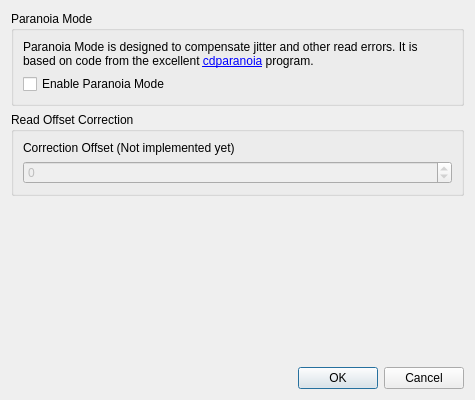
<?xml version="1.0" encoding="UTF-8"?>
<ui version="4.0">
 <class>SettingsDialog</class>
 <widget class="QDialog" name="SettingsDialog">
  <property name="geometry">
   <rect>
    <x>0</x>
    <y>0</y>
    <width>475</width>
    <height>400</height>
   </rect>
  </property>
  <property name="windowTitle">
   <string>Advanced Settings</string>
  </property>
  <layout class="QVBoxLayout" name="verticalLayout">
   <item>
    <widget class="QGroupBox" name="groupBox">
     <property name="title">
      <string>Paranoia Mode</string>
     </property>
     <layout class="QVBoxLayout" name="verticalLayout_2">
      <item>
       <widget class="QLabel" name="lblEnableParanoia">
        <property name="text">
         <string>Paranoia Mode is designed to compensate  jitter and other read errors. It is based on code from the excellent &lt;a href=&quot;https://www.xiph.org/paranoia/&quot;&gt;cdparanoia&lt;/a&gt; program.</string>
        </property>
        <property name="wordWrap">
         <bool>true</bool>
        </property>
        <property name="openExternalLinks">
         <bool>true</bool>
        </property>
       </widget>
      </item>
      <item>
       <widget class="QCheckBox" name="cbEnableParanoia">
        <property name="text">
         <string>Enable Paranoia Mode</string>
        </property>
       </widget>
      </item>
     </layout>
    </widget>
   </item>
   <item>
    <widget class="QGroupBox" name="groupBox_2">
     <property name="title">
      <string>Read Offset Correction</string>
     </property>
     <layout class="QVBoxLayout" name="verticalLayout_3">
      <item>
       <widget class="QLabel" name="label">
        <property name="text">
         <string>Correction Offset (Not implemented yet)</string>
        </property>
       </widget>
      </item>
      <item>
       <widget class="QSpinBox" name="sbCorrectionOffset">
        <property name="enabled">
         <bool>false</bool>
        </property>
        <property name="minimum">
         <number>-10000</number>
        </property>
        <property name="maximum">
         <number>10000</number>
        </property>
       </widget>
      </item>
     </layout>
    </widget>
   </item>
   <item>
    <spacer name="verticalSpacer">
     <property name="orientation">
      <enum>Qt::Vertical</enum>
     </property>
     <property name="sizeHint" stdset="0">
      <size>
       <width>20</width>
       <height>40</height>
      </size>
     </property>
    </spacer>
   </item>
   <item>
    <widget class="QDialogButtonBox" name="buttonBox">
     <property name="orientation">
      <enum>Qt::Horizontal</enum>
     </property>
     <property name="standardButtons">
      <set>QDialogButtonBox::Cancel|QDialogButtonBox::Ok</set>
     </property>
    </widget>
   </item>
  </layout>
 </widget>
 <resources/>
 <connections>
  <connection>
   <sender>buttonBox</sender>
   <signal>accepted()</signal>
   <receiver>SettingsDialog</receiver>
   <slot>accept()</slot>
   <hints>
    <hint type="sourcelabel">
     <x>248</x>
     <y>254</y>
    </hint>
    <hint type="destinationlabel">
     <x>157</x>
     <y>274</y>
    </hint>
   </hints>
  </connection>
  <connection>
   <sender>buttonBox</sender>
   <signal>rejected()</signal>
   <receiver>SettingsDialog</receiver>
   <slot>reject()</slot>
   <hints>
    <hint type="sourcelabel">
     <x>316</x>
     <y>260</y>
    </hint>
    <hint type="destinationlabel">
     <x>286</x>
     <y>274</y>
    </hint>
   </hints>
  </connection>
 </connections>
</ui>
